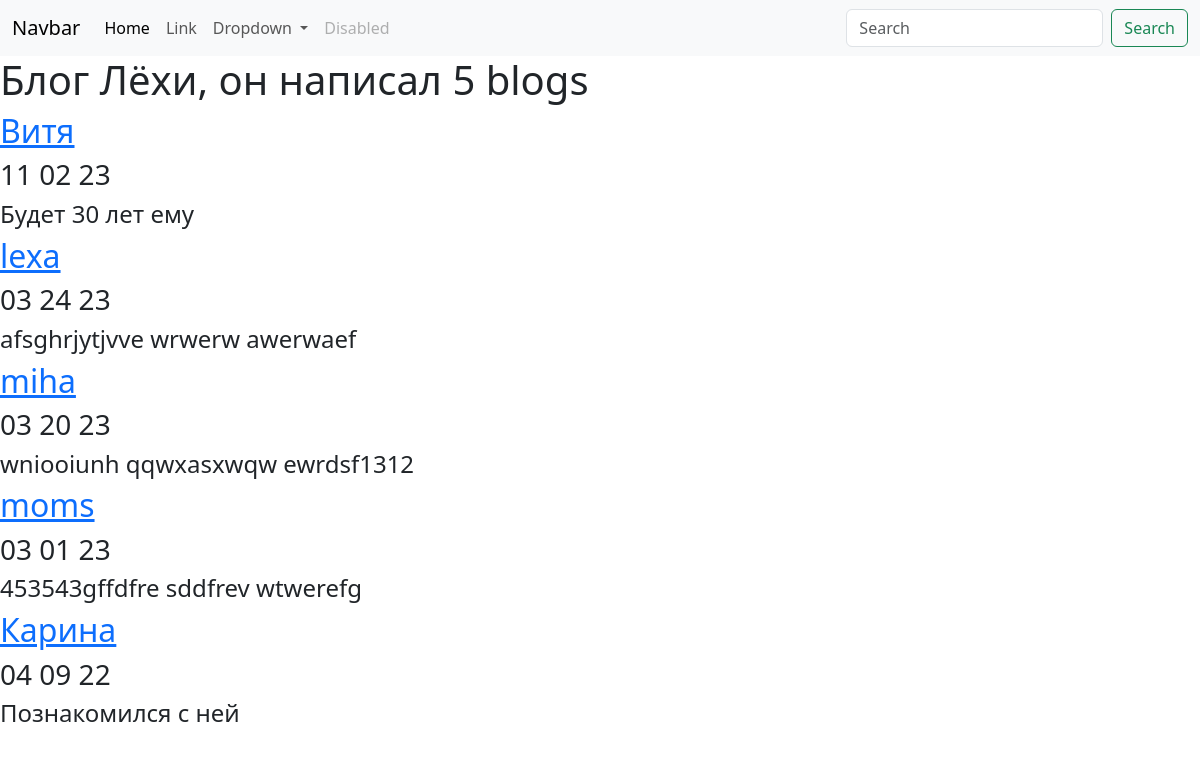
Screenshot of /blog/ with the database file from the repository.
### blog/models.py (models this page shows, shortened)
class Blog(models.Model):
    title = models.CharField(max_length=100)
    date = models.DateField(auto_now=False)
    description = models.CharField(max_length=200)

### blog/views.py (the view)
# urls.py: path('', views.all_blogs, name = 'all_blogs'),
def all_blogs(request):
    blogs = Blog.objects.order_by("-date")
    return render(request, 'blog/all_blogs.html', {'blogs':blogs})

### blog/templates/blog/all_blogs.html
{%extends 'blog/base.html'%}
{%block content%}
<h1>Блог Лёхи, он написал {{blogs.count}} blog{{blogs.count|pluralize}}</h1>
{% for blog in blogs %}
<a href="{% url 'blog:detail' blog.id %}"><h2>{{blog.title}}</h2></a>
<h3>{{blog.date|date:'m d y'}}</h3>
<h4>{{blog.description|striptags|truncatechars:100}}</h4>
{% endfor %}
{%endblock%}

### rows the page displays
Blog: title "Витя", date "11 02 23", description "Будет 30 лет ему"
Blog: title "lexa", date "03 24 23", description "afsghrjytjvve wrwerw awerwaef"
Blog: title "miha", date "03 20 23", description "wniooiunh qqwxasxwqw ewrdsf1312"
Blog: title "moms", date "03 01 23", description "453543gffdfre sddfrev wtwerefg"
Blog: title "Карина", date "04 09 22", description "Познакомился с ней"

### other values shown
{{ blogs.count }} "5"
